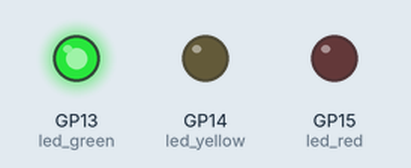
This program was run on a simulated Raspberry Pi Pico running MicroPython. On the bench: output pins drawn as LEDs (lit = HIGH).

Above: at 1.5 s.
At 4.5 s:
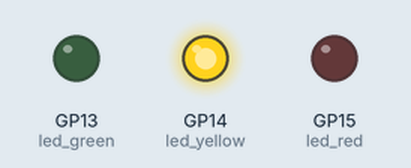
At 8.5 s:
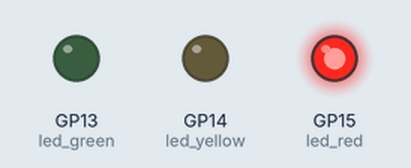
Timing chart, 0 to 14.3 s (numbered marks = the images above):
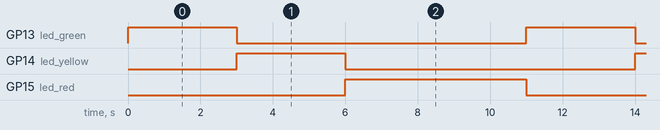

The program:

pico_stop_lights.py
```python
# Pico LED stop lights
import machine
import utime

led_red = machine.Pin(15, machine.Pin.OUT)
led_yellow = machine.Pin(14, machine.Pin.OUT)
led_green = machine.Pin(13, machine.Pin.OUT)

while True:
    led_green.value(3)
    utime.sleep(3)
    led_green.value(0)
    led_yellow.value(3)
    utime.sleep(3)
    led_yellow.value(0)
    led_red.value(3)
    utime.sleep(5)
    led_red.value(0)
```

Measured:
- by itself, GP13 (led_green), GP14 (led_yellow): alternates HIGH for 3.0 s and LOW for 8.0 s
- by itself, GP15 (led_red): alternates HIGH for 5.0 s and LOW for 6.0 s
- by itself, everything shown: repeats every 11.0 s, in 3 steps
